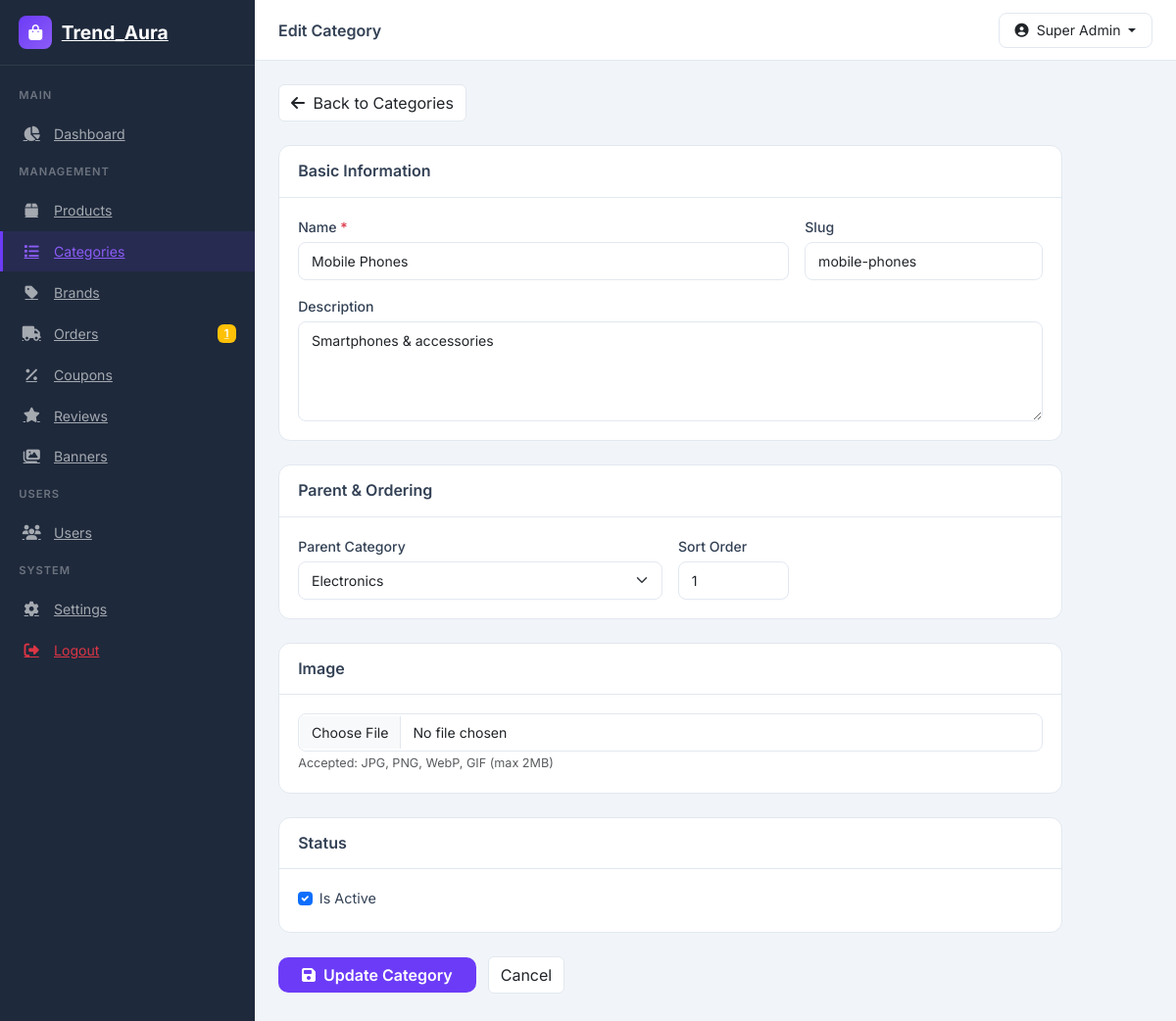
The app's page /admin/pages/categories/edit.php?id=6 (signed in) with its own data.
### tables this page shows
CREATE TABLE categories (
    id INT AUTO_INCREMENT PRIMARY KEY,
    name VARCHAR(100) NOT NULL,
    slug VARCHAR(100) NOT NULL UNIQUE,
    description TEXT,
    image VARCHAR(255),
    parent_id INT DEFAULT NULL,
    is_active TINYINT(1) DEFAULT 1,
    sort_order INT DEFAULT 0,
    created_at TIMESTAMP DEFAULT CURRENT_TIMESTAMP,
    updated_at TIMESTAMP DEFAULT CURRENT_TIMESTAMP ON UPDATE CURRENT_TIMESTAMP,
    FOREIGN KEY (parent_id) REFERENCES categories(id) ON DELETE SET NULL,
    INDEX idx_categories_slug (slug),
    INDEX idx_categories_active (is_active),
    INDEX idx_categories_parent (parent_id)
);

### includes/auth.php (called while the page is built, shortened)
<?php
require_once __DIR__ . '/functions.php';
function getCurrentAdmin() {
    $db = db();
    $stmt = $db->prepare("SELECT * FROM admins WHERE id = :id AND is_active = 1");
    $stmt->execute(['id' => $_SESSION['admin_id']]);
    return $stmt->fetch();
}

### includes/functions.php (called while the page is built, shortened)
<?php
function sanitizeInput($input) {
    return htmlspecialchars(trim($input), ENT_QUOTES, 'UTF-8');
}

### admin/pages/categories/edit.php (the view, shortened to what this page needs)
<?php
$pageTitle = 'Edit Category';
include __DIR__ . '/../../includes/header.php';
$db = db();
$categoryId = (int)($_GET['id'] ?? 0);
$parentCategories = $db->query("SELECT id, name FROM categories WHERE parent_id IS NULL AND id != {$categoryId} ORDER BY sort_order ASC, name ASC")->fetchAll();
$stmt = $db->prepare("SELECT * FROM categories WHERE id = :id");
$stmt->execute(['id' => $categoryId]);
$category = $stmt->fetch();
?>
<div class="mb-4">
    <a href="<?= ADMIN_URL ?>/pages/categories/index.php" class="btn btn-admin-outline">
        <i class="fas fa-arrow-left me-1"></i> Back to Categories
    </a>
</div>
<form method="POST" enctype="multipart/form-data" class="admin-form">
    <div class="admin-card mb-4">
        <div class="admin-card-header">
            <h5>Basic Information</h5>
        </div>
        <div class="admin-card-body">
            <div class="row g-3">
                <div class="col-md-8">
                    <label class="form-label">Name <span class="text-danger">*</span></label>
                    <input type="text" class="form-control" name="name" id="categoryName" value="<?= sanitizeInput($category['name']) ?>" required oninput="autoSlug(this)">
                </div>
                <div class="col-md-4">
                    <label class="form-label">Slug</label>
                    <input type="text" class="form-control" name="slug" id="categorySlug" value="<?= sanitizeInput($category['slug']) ?>">
                </div>
                <div class="col-12">
                    <label class="form-label">Description</label>
                    <textarea class="form-control" name="description" rows="4"><?= sanitizeInput($category['description']) ?></textarea>
                </div>
            </div>
        </div>
    </div>
    <div class="admin-card mb-4">
        <div class="admin-card-header">
            <h5>Parent & Ordering</h5>
        </div>
        <div class="admin-card-body">
            <div class="row g-3">
                <div class="col-md-6">
                    <label class="form-label">Parent Category</label>
                    <select class="form-select" name="parent_id">
                        <?php foreach ($parentCategories as $cat): ?>
                            <option value="<?= $cat['id'] ?>" <?= (int)$category['parent_id'] === (int)$cat['id'] ? 'selected' : '' ?>><?= sanitizeInput($cat['name']) ?></option>
                        <?php endforeach; ?>
                    </select>
                </div>
                <div class="col-md-2">
                    <label class="form-label">Sort Order</label>
                    <input type="number" class="form-control" name="sort_order" min="0" value="<?= (int)$category['sort_order'] ?>">
                </div>
            </div>
        </div>
    </div>
    <div class="admin-card mb-4">
        <div class="admin-card-header">
            <h5>Image</h5>
        </div>
        <div class="admin-card-body">
            <input type="file" class="form-control" name="image" accept="image/jpeg,image/png,image/webp,image/gif">
            <small class="text-muted">Accepted: JPG, PNG, WebP, GIF (max 2MB)</small>
        </div>
    </div>
    <div class="admin-card mb-4">
        <div class="admin-card-header">
            <h5>Status</h5>
        </div>
        <div class="admin-card-body">
            <div class="form-check">
                <input class="form-check-input" type="checkbox" name="is_active" id="is_active" value="1" <?= $category['is_active'] ? 'checked' : '' ?>>
                <label class="form-check-label" for="is_active">Is Active</label>
            </div>
        </div>
    </div>
    <div class="mb-4">
        <button type="submit" class="btn btn-admin-primary px-4"><i class="fas fa-save me-1"></i> Update Category</button>
        <a href="<?= ADMIN_URL ?>/pages/categories/index.php" class="btn btn-admin-outline ms-2">Cancel</a>
    </div>
</form>
<?php include __DIR__ . '/../../includes/footer.php'; ?>

### admin/includes/header.php (shortened to what this page needs)
<?php
$currentAdmin = getCurrentAdmin();
$pageTitle = $pageTitle ?? 'Dashboard';
$db = db();
$pendingOrders = $db->query("SELECT COUNT(*) FROM orders WHERE order_status = 'pending'")->fetchColumn();
?>
<!DOCTYPE html>
<html lang="en">
<head>
    <link href="https://cdn.jsdelivr.net/npm/bootstrap@5.3.2/dist/css/bootstrap.min.css" rel="stylesheet">
    <link href="https://cdnjs.cloudflare.com/ajax/libs/font-awesome/6.5.1/css/all.min.css" rel="stylesheet">
    <link href="https://cdn.jsdelivr.net/npm/chart.js@4.4.0/dist/chart.min.css" rel="stylesheet">
    <link href="<?= ADMIN_URL ?>/assets/css/admin.css" rel="stylesheet">
</head>
<body>
    <div class="admin-layout">
        <aside class="admin-sidebar" id="adminSidebar">
            <div class="sidebar-header">
                <a href="<?= ADMIN_URL ?>/dashboard.php" class="sidebar-brand">
                    <i class="fas fa-shopping-bag"></i>
                    <span><?= SITE_NAME ?></span>
                </a>
            </div>
            <nav class="sidebar-nav">
                <div class="nav-section">Main</div>
                <a href="<?= ADMIN_URL ?>/dashboard.php" class="nav-item <?= basename($_SERVER['PHP_SELF']) === 'dashboard.php' ? 'active' : '' ?>">
                    <i class="fas fa-chart-pie"></i><span>Dashboard</span>
                </a>
                <div class="nav-section">Management</div>
                <a href="<?= ADMIN_URL ?>/pages/products/index.php" class="nav-item <?= strpos($_SERVER['PHP_SELF'], 'products') !== false ? 'active' : '' ?>">
                    <i class="fas fa-box"></i><span>Products</span>
                </a>
                <a href="<?= ADMIN_URL ?>/pages/categories/index.php" class="nav-item <?= strpos($_SERVER['PHP_SELF'], 'categories') !== false ? 'active' : '' ?>">
                    <i class="fas fa-list"></i><span>Categories</span>
                </a>
                <a href="<?= ADMIN_URL ?>/pages/brands/index.php" class="nav-item <?= strpos($_SERVER['PHP_SELF'], 'brands') !== false ? 'active' : '' ?>">
                    <i class="fas fa-tag"></i><span>Brands</span>
                </a>
                <a href="<?= ADMIN_URL ?>/pages/orders/index.php" class="nav-item <?= strpos($_SERVER['PHP_SELF'], 'orders') !== false ? 'active' : '' ?>">
                    <i class="fas fa-truck"></i><span>Orders</span>
                    <?php if ($pendingOrders > 0): ?><span class="badge bg-warning"><?= $pendingOrders ?></span><?php endif; ?>
                </a>
                <a href="<?= ADMIN_URL ?>/pages/coupons/index.php" class="nav-item <?= strpos($_SERVER['PHP_SELF'], 'coupons') !== false ? 'active' : '' ?>">
                    <i class="fas fa-percent"></i><span>Coupons</span>
                </a>
                <a href="<?= ADMIN_URL ?>/pages/reviews/index.php" class="nav-item <?= strpos($_SERVER['PHP_SELF'], 'reviews') !== false ? 'active' : '' ?>">
                    <i class="fas fa-star"></i><span>Reviews</span>
                </a>
                <a href="<?= ADMIN_URL ?>/pages/banners/index.php" class="nav-item <?= strpos($_SERVER['PHP_SELF'], 'banners') !== false ? 'active' : '' ?>">
                    <i class="fas fa-images"></i><span>Banners</span>
                </a>
                <div class="nav-section">Users</div>
                <a href="<?= ADMIN_URL ?>/pages/users/index.php" class="nav-item <?= strpos($_SERVER['PHP_SELF'], 'users') !== false ? 'active' : '' ?>">
                    <i class="fas fa-users"></i><span>Users</span>
                </a>
                <div class="nav-section">System</div>
                <a href="<?= ADMIN_URL ?>/pages/settings.php" class="nav-item <?= strpos($_SERVER['PHP_SELF'], 'settings') !== false ? 'active' : '' ?>">
                    <i class="fas fa-cog"></i><span>Settings</span>
                </a>
                <a href="<?= ADMIN_URL ?>/logout.php" class="nav-item text-danger">
                    <i class="fas fa-sign-out-alt"></i><span>Logout</span>
                </a>
            </nav>
        </aside>
        <main class="admin-main">
            <header class="admin-topbar">
                <div class="topbar-title"><?= $pageTitle ?></div>
                <div class="topbar-right">
                    <div class="dropdown">
                        <button class="btn btn-admin-ghost dropdown-toggle" data-bs-toggle="dropdown">
                            <i class="fas fa-user-circle me-1"></i> <?= sanitizeInput($currentAdmin['full_name']) ?>
                        </button>
                    </div>
                </div>
            </header>
            <div class="admin-content">

### admin/assets/css/admin.css (style rules this page uses)
:root { --admin-primary: #6C3BF7; --admin-primary-dark: #5A2DE0; --admin-primary-light: #8B5CF6; --admin-sidebar: #1E293B; --admin-sidebar-hover: #334155; --admin-bg: #F1F5F9; --admin-card: #FFFFFF; --admin-dark: #0F172A; --admin-text: #334155; --admin-muted: #94A3B8; --admin-border: #E2E8F0; --admin-success: #10B981; --admin-warning: #F59E0B; --admin-danger: #EF4444; --admin-info: #3B82F6; }
* { margin: 0; padding: 0; box-sizing: border-box; }
body { font-family: 'Inter', -apple-system, BlinkMacSystemFont, sans-serif; background: var(--admin-bg); color: var(--admin-text); font-size: 0.9rem; }
.btn-admin-primary { background: linear-gradient(135deg, var(--admin-primary), var(--admin-primary-dark)); color: #fff; border: none; border-radius: 10px; font-weight: 600; transition: all 0.3s; }
.admin-layout { display: flex; min-height: 100vh; }
.admin-sidebar { width: 260px; background: var(--admin-sidebar); color: #fff; position: fixed; top: 0; left: 0; height: 100%; z-index: 1000; transition: all 0.3s; display: flex; flex-direction: column; overflow-y: auto; }
.sidebar-header { padding: 1rem 1.2rem; border-bottom: 1px solid rgba(255,255,255,0.08); display: flex; align-items: center; justify-content: space-between; }
.sidebar-brand { display: flex; align-items: center; gap: 0.6rem; font-size: 1.2rem; font-weight: 700; color: #fff; }
.sidebar-brand i { width: 34px; height: 34px; background: linear-gradient(135deg, var(--admin-primary), var(--admin-primary-light)); border-radius: 8px; display: flex; align-items: center; justify-content: center; font-size: 1rem; }
.sidebar-nav { padding: 0.8rem 0; flex: 1; }
.nav-section { padding: 0.6rem 1.2rem; font-size: 0.7rem; font-weight: 600; text-transform: uppercase; letter-spacing: 1px; color: rgba(255,255,255,0.35); }
.nav-item { display: flex; align-items: center; gap: 0.8rem; padding: 0.65rem 1.2rem; color: rgba(255,255,255,0.6); transition: all 0.2s; font-size: 0.88rem; border-left: 3px solid transparent; }
.nav-item.active { background: rgba(108,59,247,0.12); color: var(--admin-primary-light); border-left-color: var(--admin-primary); }
.nav-item i { width: 20px; text-align: center; font-size: 0.95rem; }
.nav-item .badge { margin-left: auto; font-size: 0.7rem; font-weight: 600; }
.admin-main { margin-left: 260px; flex: 1; display: flex; flex-direction: column; min-height: 100vh; }
.admin-topbar { background: #fff; padding: 0.8rem 1.5rem; display: flex; align-items: center; border-bottom: 1px solid var(--admin-border); position: sticky; top: 0; z-index: 100; }
.topbar-title { font-weight: 600; font-size: 1rem; }
.topbar-right { margin-left: auto; display: flex; align-items: center; gap: 1rem; }
.btn-admin-ghost { background: none; border: 1px solid var(--admin-border); border-radius: 8px; padding: 0.4rem 1rem; font-size: 0.88rem; }
.admin-content { padding: 1.5rem; flex: 1; }
.admin-card { background: #fff; border-radius: 12px; border: 1px solid var(--admin-border); overflow: hidden; }
.admin-card-header { padding: 1rem 1.2rem; border-bottom: 1px solid var(--admin-border); display: flex; align-items: center; justify-content: space-between; }
.admin-card-header h5 { font-size: 1rem; font-weight: 600; margin: 0; }
.admin-card-body { padding: 1.2rem; }
.admin-form { max-width: 800px; }
.admin-form .form-label { font-weight: 500; font-size: 0.88rem; margin-bottom: 0.3rem; }
.admin-form .form-control, .admin-form .form-select { border: 1px solid var(--admin-border); border-radius: 8px; padding: 0.5rem 0.8rem; font-size: 0.88rem; transition: all 0.2s; }
.admin-form textarea.form-control { min-height: 100px; }
.btn-admin-primary { background: var(--admin-primary); color: #fff; border: none; }
.btn-admin-outline { border: 1px solid var(--admin-border); background: #fff; }

### records on screen
categories: name "Mobile Phones", slug "mobile-phones", description "Smartphones & accessories", parent_id "Electronics", sort_order "1", is_active "☑"

### other values on screen
SITE_NAME "Trend_Aura"
$pendingOrders "1"
$pageTitle "Edit Category"
sanitizeInput($currentAdmin['full_name']) "Super Admin"
